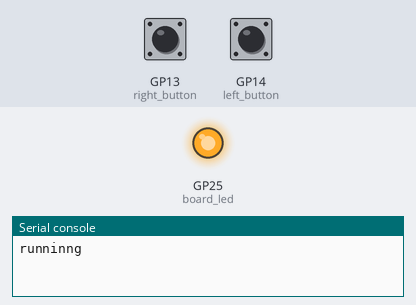
Simulated run of this program. Board: Raspberry Pi Pico running MicroPython. Parts: output pins drawn as LEDs (lit = HIGH), the last lines printed to the serial console. Inputs (shaded band) come from the test bench; at power-on: GP13 (right_button) HIGH, GP14 (left_button) HIGH.

Above: at 1.2 s.
1.3 s: GP13 (right_button) pulled LOW for 0.15 s
At 1.9 s:
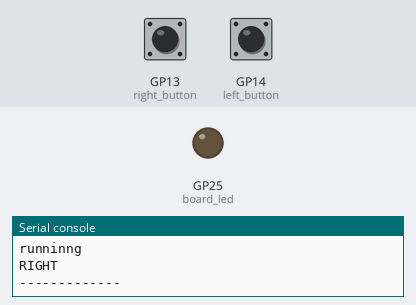
4.5 s: GP13 (right_button) pulled LOW for 1 s
At 5.5 s:
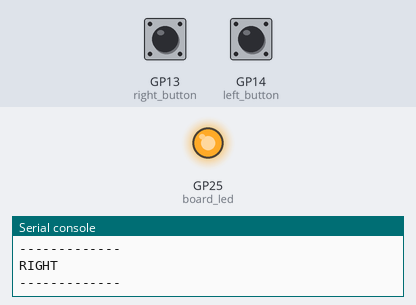
7.0 s: GP13 (right_button) pulled LOW for 3.2 s
At 7.4 s:
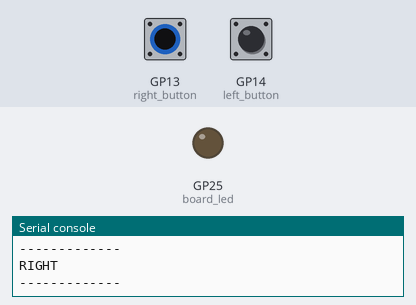
Timing chart, 0 to 10.0 s (numbered marks = the images above; inputs shaded):
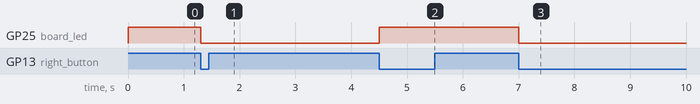

The program:

main.py
```python
from machine import Pin
import time

class Button:
    def __init__(self, _pin_number):
        self.pin = Pin(_pin_number, Pin.IN, Pin.PULL_UP)
        self.pressed = False

    def check(self):
        if(not self.pin.value() and not self.pressed):
            self.pressed = True

            return True

        elif(self.pin.value()):
            self.pressed = False


board_led = Pin(25, Pin.OUT)

board_led.toggle()

left_button = Button(14)
right_button = Button(13)

print("runninng")

while True:
    if(left_button.check()):
        print("LEFT")
        print("-------------")
    if(right_button.check()):
        board_led.toggle()
        print("RIGHT")
        print("-------------")


        
```

Measured:
- after the input at 1.3 s, GP25 (board_led): HIGH → LOW at once
- after the input at 4.5 s, GP25 (board_led): LOW → HIGH at once
- after the input at 7.0 s, GP25 (board_led): HIGH → LOW at once
